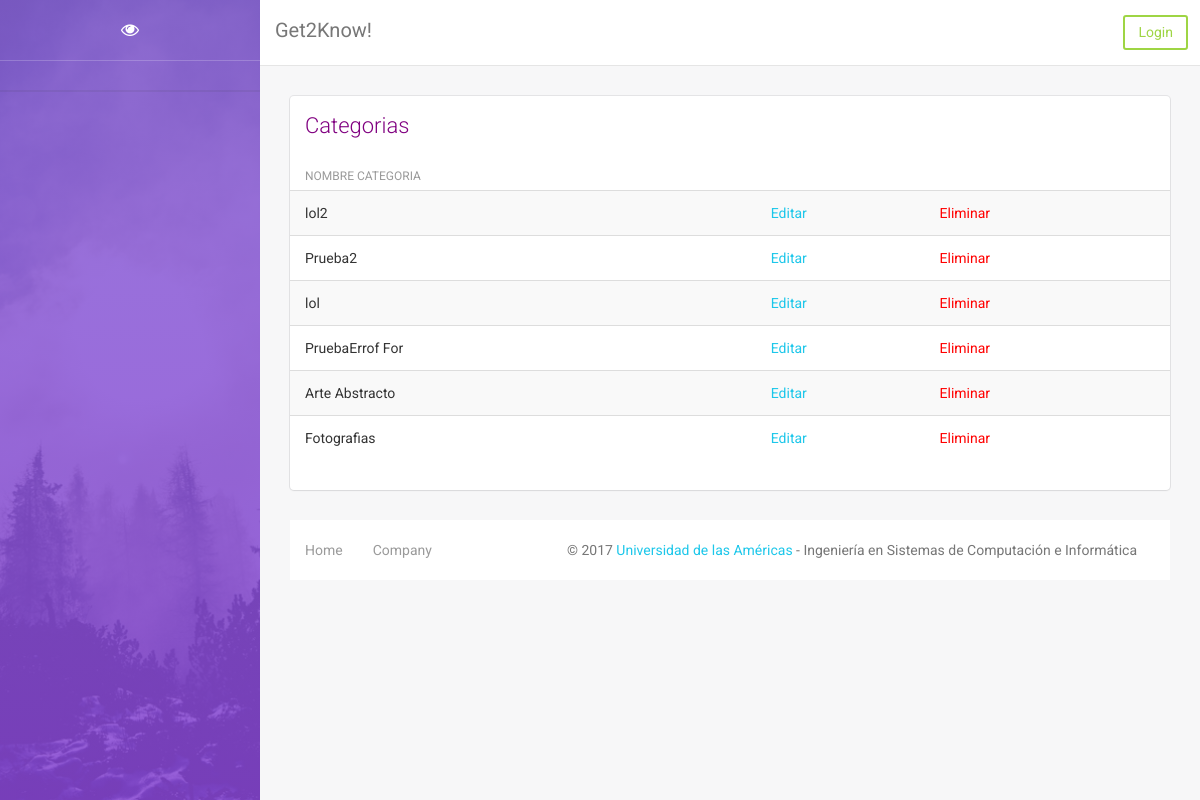
The page /index.php/categoria_ctrl/obtenerCategoriaC on the database its author committed.
### tables this page shows
CREATE TABLE `tblcategoria` (
  `idCategoria` int(11) NOT NULL,
  `NomCategoria` varchar(15) NOT NULL,
  `Esmusica` bit(1) NOT NULL DEFAULT b'0'
);

### application/controllers/categoria_ctrl.php (called while the page is built, shortened)
<?php
class categoria_ctrl extends CI_Controller {
	function __construct(){
		$this->load->helper('form');
		$this->load->model('categoria_model');
	}
	public function obtenerCategoriaC(){
		$data['Categorias'] = $this->categoria_model->obtenerCategoriaM();
		$this->load->view('Vista/MostCategoria_view',$data);
	}
}
?>

### index.php (called while the page is built, shortened)
<?php
require_once BASEPATH.'core/CodeIgniter.php';

### application/models/categoria_model.php (called while the page is built, shortened)
<?php
class categoria_model extends CI_Model{
	function obtenerCategoriaM(){
		$query = $this->db->get('tblcategoria');
		if($query->num_rows() > 0) return $query->result_array();
		else return false;
	}
}
?>

### application/views/Vista/MostCategoria_view.php (the view, shortened to what this page needs)
<!doctype html>
	<html lang="en">
	<head>
			<link rel="stylesheet" href="http://localhost/Proyecto/assets/css/bootstrap.min.css"); />
			<link rel="stylesheet" href="http://localhost/Proyecto/assets/css/animate.min.css"); />
			<link rel="stylesheet" href="http://localhost/Proyecto/assets/css/light-bootstrap-dashboard.css"); />
			<link rel="stylesheet" href="http://localhost/Proyecto/assets/css/demo.css"); />
	    <link href="http://maxcdn.bootstrapcdn.com/font-awesome/4.2.0/css/font-awesome.min.css" rel="stylesheet">
			<link rel="stylesheet" href="http://localhost/Proyecto/assets/css/pe-icon-7-stroke.css"); />
	</head>
	<body>
	<div class="wrapper">
	    <div class="sidebar" data-color="purple" data-image="http://localhost/Proyecto/assets/img/sidebar-5.jpg">
	    	<div class="sidebar-wrapper">
	            <div class="logo">
	                <a href="http://localhost/Proyecto/content_ctrl/MostrarContenido" class="simple-text">
	                    <i class="fa fa-eye"></i>
	                </a>
	            </div>
	    	</div>
	    </div>
	    <div class="main-panel">
	        <nav class="navbar navbar-default navbar-fixed">
	            <div class="container-fluid">
	                <div class="navbar-header">
	                    <a class="navbar-brand" href="http://localhost/Proyecto/content_ctrl/MostrarContenido">Get2Know!</a>
	                </div>
	                <div class="collapse navbar-collapse">
										<ul class="nav navbar-nav navbar-right">
											<?php
													if($this->session->userdata('is_logged_in'))
													{ ?>
														<li class="dropdown">
		                              <a href="#" class="dropdown-toggle" data-toggle="dropdown">
		                                    Pregunta
		                                    <b class="caret"></b>
		                              </a>
		                              <ul class="dropdown-menu">
		                                <li><a href="http://localhost/Proyecto/pregunta_ctrl/">Crear</a></li>
																		<li><a href="http://localhost/Proyecto/pregunta_ctrl/obtenerPreguntaC">Ver</a></li>
		                              </ul>
		                        </li>
													<li class="dropdown">
	                              <a href="#" class="dropdown-toggle" data-toggle="dropdown">
	                                    Categoría
	                                    <b class="caret"></b>
	                              </a>
	                              <ul class="dropdown-menu">
	                                <li><a href="http://localhost/Proyecto/categoria_ctrl/">Crear</a></li>
																	<li><a href="http://localhost/Proyecto/categoria_ctrl/obtenerCategoriaC">Ver</a></li>
	                              </ul>
	                        </li>
	                        <li class="dropdown">
	                              <a href="#" class="dropdown-toggle" data-toggle="dropdown">
	                                    Mi Arte
	                                    <b class="caret"></b>
	                              </a>
	                              <ul class="dropdown-menu">
	                                <li><a href="http://localhost/Proyecto/content_ctrl/MostrarMiContenido">Ver Mis Artes</a></li>
	                                <li><a href="http://localhost/Proyecto/content_ctrl/">Agregar Nueva Arte</a></li>
	                              </ul>
	                        </li>
	                        <li>
																	<?php echo form_open_multipart('/Login_ctrl/logout');?>
																    	<?= form_submit('','Log Out',"class='btn btn-outline btn-link btn-sm'")?>
																		<?= form_close() ?>
	                        </li>
											<?php } else { ?>
												<li>
																<?php echo form_open_multipart('/Login_ctrl');?>
																		<?= form_submit('','Login',"class='btn btn-lg btn-success btn-block btn-sm'")?>
																	<?= form_close() ?>
												</li>
												<?php } ?>
										</ul>
	                </div>
	            </div>
	        </nav>
	        <div class="content">
							<div class="container-fluid">
									<div class="row">
											<div class="col-md-12">
													<div class="card">
															<div class="header">
																	<h4 class="title" style="color:purple">Categorias</h4>
															</div>
															<div class="content table-responsive table-full-width">
																	<table class="table table-hover table-striped">
																			<thead>
																					<th>Nombre Categoria</th>
																			</thead>
																			<tbody>
																				<?php foreach($Categorias as $Categoria) {?>
																					<tr>
																						<td>
																							<?php	echo $Categoria['NomCategoria'];?>
																						</td>
																						<td>
																							<a href="<?php echo site_url('categoria_ctrl/EditarCategoriaC/'.$Categoria['idCategoria']); ?>">Editar</a>
																						</td>
																						<td>
																							<a href="<?php echo site_url('categoria_ctrl/borrarCategoriaC/'.$Categoria['idCategoria']); ?>" style="color:red">Eliminar</a>
																						</td>
																					</tr>
																				<?php } ?>
																			</tbody>
																	</table>
															</div>
													</div>
											</div>
									</div>
	        <footer class="footer">
	            <div class="container-fluid">
	                <nav class="pull-left">
	                    <ul>
	                        <li>
	                            <a href="http://localhost/Proyecto/content_ctrl/MostrarContenido">
	                                Home
	                            </a>
	                        </li>
	                        <li>
	                            <a href="http://www.udla.edu.ec">
	                                Company
	                            </a>
	                        </li>
	                    </ul>
	                </nav>
	                <p class="copyright pull-right">
	                    &copy; 2017 <a href="http://www.udla.edu.ec">Universidad de las Américas</a> - Ingeniería en Sistemas de Computación e Informática
	                </p>
	            </div>
	        </footer>
	    </div>
	</div>
	</body>
	</html>

### rows shown on the page
tblcategoria: NomCategoria "lol2"
tblcategoria: NomCategoria "Prueba2"
tblcategoria: NomCategoria "lol"
tblcategoria: NomCategoria "PruebaErrof For"
tblcategoria: NomCategoria "Arte Abstracto"
tblcategoria: NomCategoria "Fotografias"
